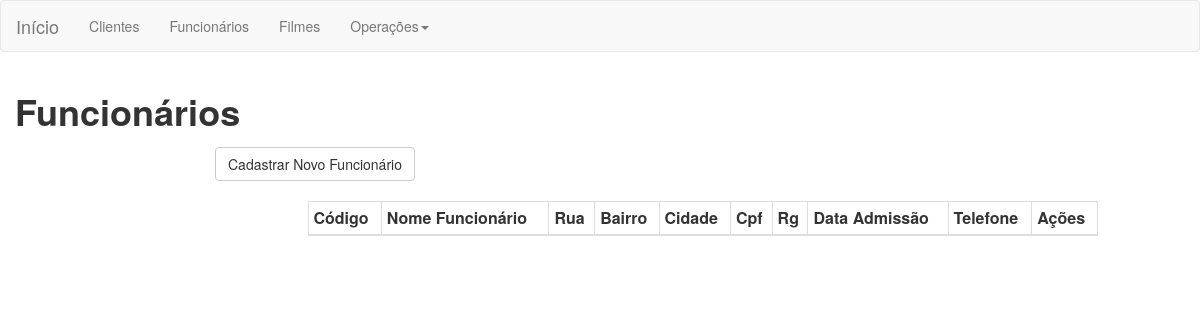
The app's page /views/funcionario.php, older data.
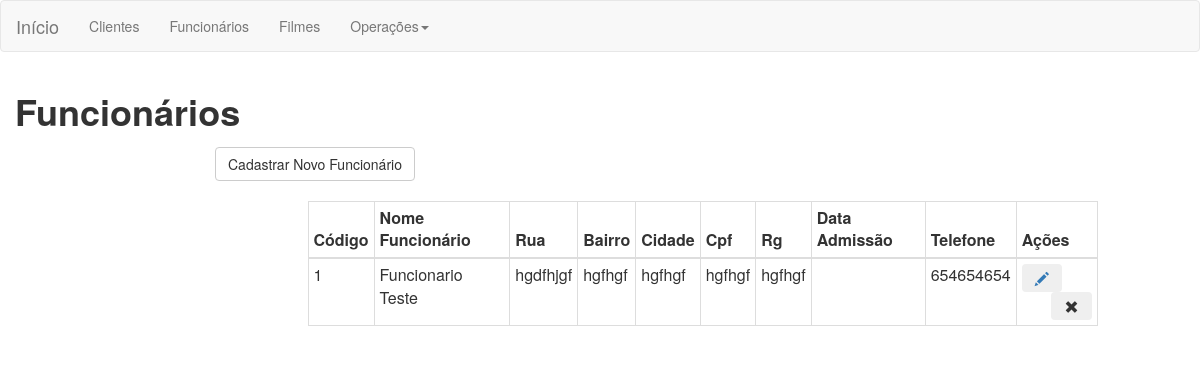
The same page, newer data.
### tables this page shows
CREATE TABLE `funcionarios` (
  `cod_funcionario` int(11) NOT NULL,
  `nome` varchar(100) NOT NULL,
  `rua` varchar(50) NOT NULL,
  `cep` varchar(10) NOT NULL,
  `bairro` varchar(50) NOT NULL,
  `cidade` varchar(50) NOT NULL,
  `cpf` varchar(11) NOT NULL,
  `rg` varchar(10) NOT NULL,
  `sexo` varchar(15) NOT NULL,
  `data_nascimento` timestamp NOT NULL DEFAULT CURRENT_TIMESTAMP ON UPDATE CURRENT_TIMESTAMP,
  `telefone` varchar(15) NOT NULL
);

### controllers/funcionario.controller.php (called while the page is built, shortened)
<?php
        $con = new ConexaoBD;
        $conexao = $con->ConnectBD();
        try {
            $res = $conexao->query("select * from funcionarios");
             $funcionarios = $res->fetchAll();
        } catch (PDOException $e){
            echo "false";
        } finally{
            $conexao = null;
        }
?>

### views/funcionario.php (the view, shortened to what this page needs)
<?php require_once('../controllers/funcionario.controller.php'); ?>
<html>
    <head>
        <link rel="stylesheet" href="../resources/bootstrap/css/bootstrap.min.css" />
    </head>
    <body>
        <div>
            <?php require_once('menu.php'); ?>
        </div>
        <div class="container-fluid">
                <div class="row">
                    <div class="col-sm-4"><h1><label>Funcionários</label></h1></div>
                    <div class="col-sm-4"></div>
                    <div class="col-sm-4"></div>
                </div>
                <div class="row">
                    <div class="col-sm-2"></div>
                    <div class="col-sm-8">
                    <a href="cadastro.funcionario.php" class="pull-left"> <button class="btn btn-default">Cadastrar Novo Funcionário</button></a>
                    <div class="col-sm-2"></div>
                </div>
                <br>
                <div class="row">
                    <div class="col-sm-3"></div>
                    <div class="col-sm-8">
                        <table class="table table-bordered table-condensed"><br>
                            <thead>
                                <tr>
                                    <th>Código</th>
                                    <th>Nome Funcionário</th>
                                    <th>Rua</th>
                                    <th>Bairro</th>
                                    <th>Cidade</th>
                                    <th>Cpf</th>
                                    <th>Rg</th>
                                    <th>Data Admissão</th>
                                    <th>Telefone</th>
                                    <th>Ações</th>
                                </tr>
                            </thead>
                            <tbody>
                                <?php
                                foreach ($funcionarios as $value) {
                                        echo "<tr><td>".$value['cod_funcionario']."</td><td>".$value['nome']."</td><td>".$value['rua']."</td><td>".$value['bairro']."</td><td>".$value['cidade']."</td><td>".$value['cpf']."</td><td>".$value['rg']."</td><td>".$value['data_admissao']."</td><td>".$value['telefone']."</td>
                                        <td>
                                        <a href='edicao.funcionario.php?codFuncionario=".$value['cod_funcionario']."'><button title='Editar' class='btn pull-left'><span class='glyphicon glyphicon-pencil' aria-hidden='true'></span></button></a>
                                        <button title='Excluir' class='btn pull-right' onclick='excluirFuncionario(".$value['cod_funcionario'].")'> <span class='glyphicon glyphicon-remove' aria-hidden='true'></span></button></td>
                                        </tr>";
                                    }
                                 ?>
                            </tbody>
                        </table>
                    </div>
                </div>
        </div>
    </body>
</html>

Row changes from the older to the newer data that the page shows:
added funcionarios: cod_funcionario "1", nome "Funcionario Teste", rua "hgdfhjgf", bairro "hgfhgf", cidade "hgfhgf", cpf "hgfhgf", rg "hgfhgf", telefone "654654654"
